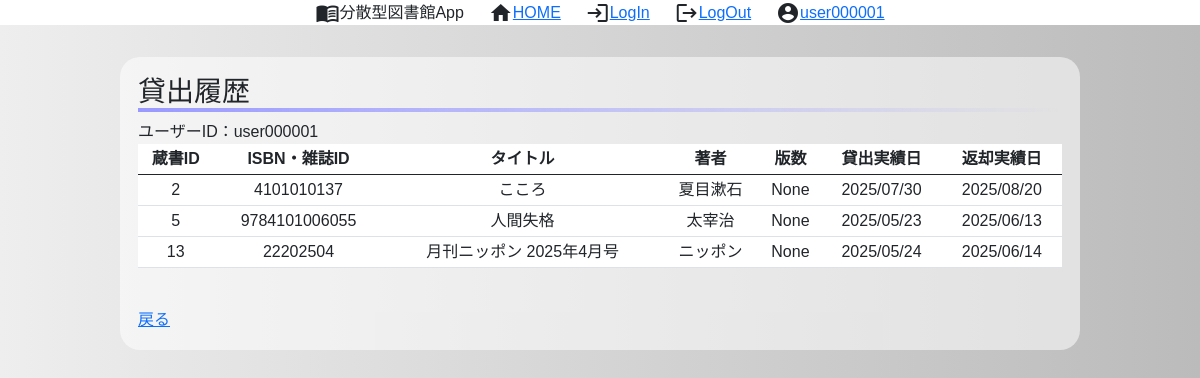
Screenshot of /history/ (signed in) with the database file from the repository.
### tables this page shows
CREATE TABLE "book_information" (
	"ISBN_uBN"	TEXT NOT NULL UNIQUE,
	"title"	TEXT NOT NULL,
	"author"	TEXT,
	"revision"	INTEGER,
	"explanation"	TEXT,
	"book_cover"	TEXT,
	PRIMARY KEY("ISBN_uBN")
);

CREATE TABLE "schedule_results" (
	"id"	INTEGER NOT NULL UNIQUE,
	"userID"	TEXT NOT NULL,
	"collectionID"	TEXT NOT NULL,
	"checkout_date"	TEXT NOT NULL,
	"return_date"	TEXT NOT NULL,
	"schedule_results_flag"	INTEGER NOT NULL,
	PRIMARY KEY("id")
);

### app.py (the view)
@app.route("/history/")
@user_required
def history():
    history_list = get_db().execute(
                                """
                                SELECT schedule_results.collectionID, book_information.ISBN_uBN,
                                book_information.title, book_information.author,
                                book_information.revision,
                                schedule_results.checkout_date,schedule_results.return_date
                                FROM schedule_results
                                INNER JOIN collection
                                ON schedule_results.collectionID = collection.collectionID
                                INNER JOIN book_information
                                ON collection.ISBN_uBN = book_information.ISBN_uBN
                                WHERE schedule_results.userID=?
                                AND schedule_results.schedule_results_flag=1;
                                """,[current_user.id]
                                ).fetchall()
    return render_template('history.html',histories=history_list)

### app.py (called while the page is built)
@login_manager.user_loader
def load_user(userid):
    if userid[:3]=="lib":
        return User(userid,"","admin")
    return User(userid,"","user") # ここでログイン情報が決定するっぽい？

def user_required(f):
    @wraps(f)
    def decorated_function(*args, **kwargs):
        if not current_user.is_authenticated:
            return redirect("/login")  # 権限がない場合はログインにリダイレクト
        elif current_user.role != "user":
            return redirect("/")  # 権限が異なる場合はホームにリダイレクト
        return f(*args, **kwargs)
    return decorated_function

def connect_db():
    rv = sqlite3.connect(DATABASE)
    rv.row_factory = sqlite3.Row # 列名を取得
    return rv

def get_db():
    if not hasattr(g,"sqlite_db"):
        g.sqlite_db = connect_db()
    return g.sqlite_db

### templates/history.html
{% extends "base.html" %}
{% block content %}
    <h3>貸出履歴</h3>
    ユーザーID：{{current_user.id}}
    {% if histories == [] %}
            <p>貸出履歴がありません</p>
    	{% else %}
            <div class="lending_table">
                <table class="table table-hover">
                    <thead>
                    <tr>
                        <th>蔵書ID</th>
                        <th>ISBN・雑誌ID</th>
                        <th>タイトル</th>
                        <th>著者</th>
                        <th>版数</th>
                        <th>貸出実績日</th>
                        <th>返却実績日</th>
                    </tr>
                    </thead>
                    {% for history in histories %}
                    <tr>
                        <td>{{history.collectionID}}</td>
                        <td>{{history.ISBN_uBN}}</td>
                        <td>{{history.title}}</td>
                        <td>{{history.author}}</td>
                        <td>{{history.revision}}</td>
                        <td>{{history.checkout_date}}</td>
                        <td>{{history.return_date}}</td>
                    </tr>
                    {% endfor %}
                </table>
            </div>
        {% endif %}
    <br>
    <a href="/user/">戻る</a>
{% endblock %}

### static/style.css (style rules this page uses)
* { margin: 0; padding: 0; }
body { overflow: auto; font-family: "Noto Sans JP", sans-serif; font-optical-sizing: auto; font-weight: 400; font-style: normal; }
.lending_table th { padding: 3px; text-align: center; background: #fff; }
.lending_table td { padding: 3px; text-align: center; background: #fff; }
.context h3:after { content: ""; display: block; height: 4px; background: linear-gradient(to right, #99f, transparent); }

### rows the page displays
book_information: collectionID "2", ISBN_uBN "4101010137", title "こころ", author "夏目漱石", revision "None", checkout_date "2025/07/30", return_date "2025/08/20"
book_information: collectionID "5", ISBN_uBN "9784101006055", title "人間失格", author "太宰治", revision "None", checkout_date "2025/05/23", return_date "2025/06/13"
book_information: collectionID "13", ISBN_uBN "22202504", title "月刊ニッポン 2025年4月号", author "ニッポン", revision "None", checkout_date "2025/05/24", return_date "2025/06/14"

### other values shown
{{ current_user.id }} "user000001"
